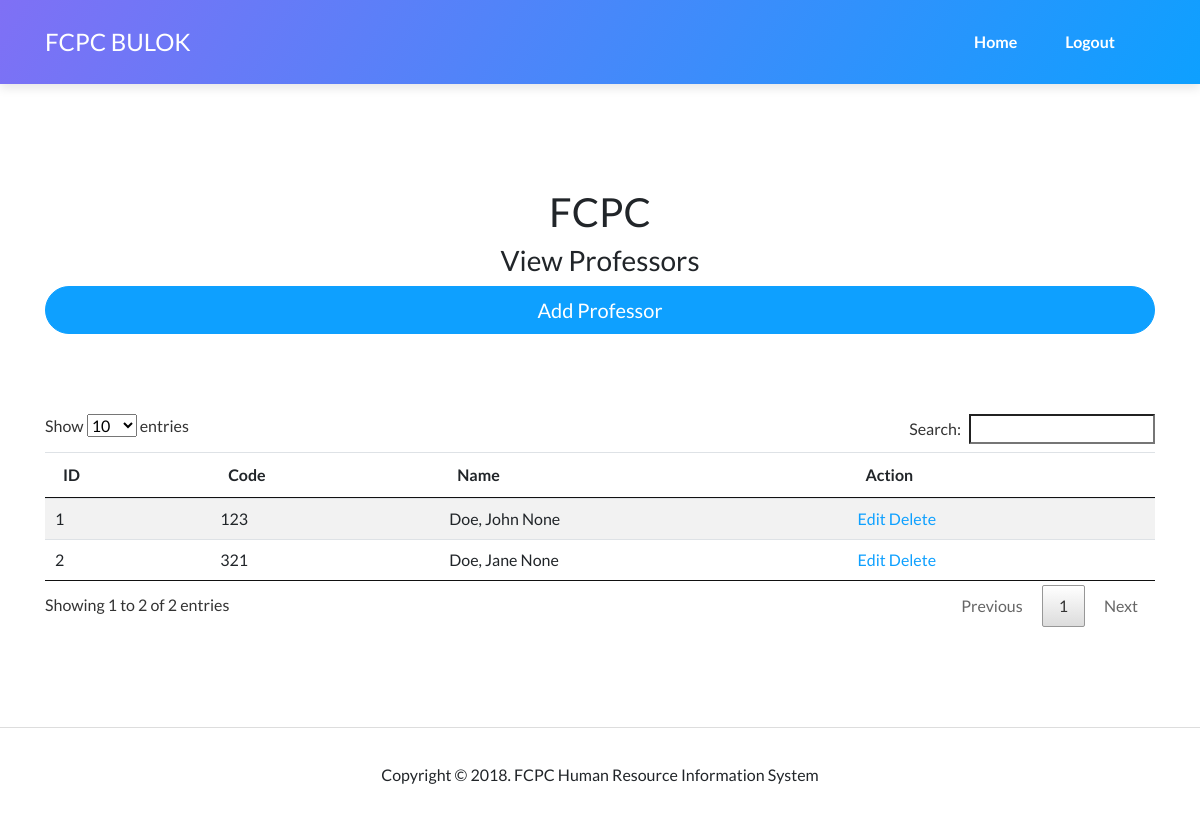
/professors/index.php (signed in), run on the app's committed database.
### tables this page shows
create table persons(
	pid int auto_increment,
	pcode varchar(50) not null,
	pfname varchar(50) not null,
	pmname varchar(50) not null,
	plname varchar(50) not null,
	ptype int not null,
	primary key( pid )
);

### professors/index.php (the view, shortened to what this page needs)
<?php
    require "../requires.php";
    $data = $con->query( "select * from persons where ptype=1" );
?>
<main class="page contact-page">
    <section class="portfolio-block contact">
        <div class="container">
            <div class="heading">
                <h1>FCPC</h1>
                <h3>View Professors</h3>
                <div class="form-group"><button class="btn btn-primary btn-block btn-lg" onclick="window.location = '/professors/add.php'">Add Professor</button></div>
                </div>
                    <table class='table table-striped' id='bwahaha'>
                        <thead>
                            <th>ID</th>
                            <th>Code</th>
                            <th>Name</th>
                            <th>Action</th>
                        </thead>
                        <tbody>
                            <?php foreach( $data as $row ) { ?>
                            <tr>
                                <td><?= $row[ "pid" ] ?></td>
                                <td><?= $row[ "pcode" ] ?></td>
                                <td><?= $row[ "plname" ]. ", " .$row[ "pfname" ]. " " .$row[ "pmname" ] ?></td>
                                <td>
                                    <a href="/professors/edit.php?id=<?= $row[ "pid" ] ?>">Edit</a>
                                    <a href="/professors/delete.php?id=<?= $row[ "pid" ] ?>">Delete</a>
                                </td>
                            </tr>
                            <?php } ?>
                        </tbody>
                    </table>
                </div>
    </section>
</main>
<?php require "../footers/footer.php"; ?>

### data on the page
persons: pid "1", pcode "123", plname "Doe", pfname "John", pmname "None"
persons: pid "2", pcode "321", plname "Doe", pfname "Jane", pmname "None"
